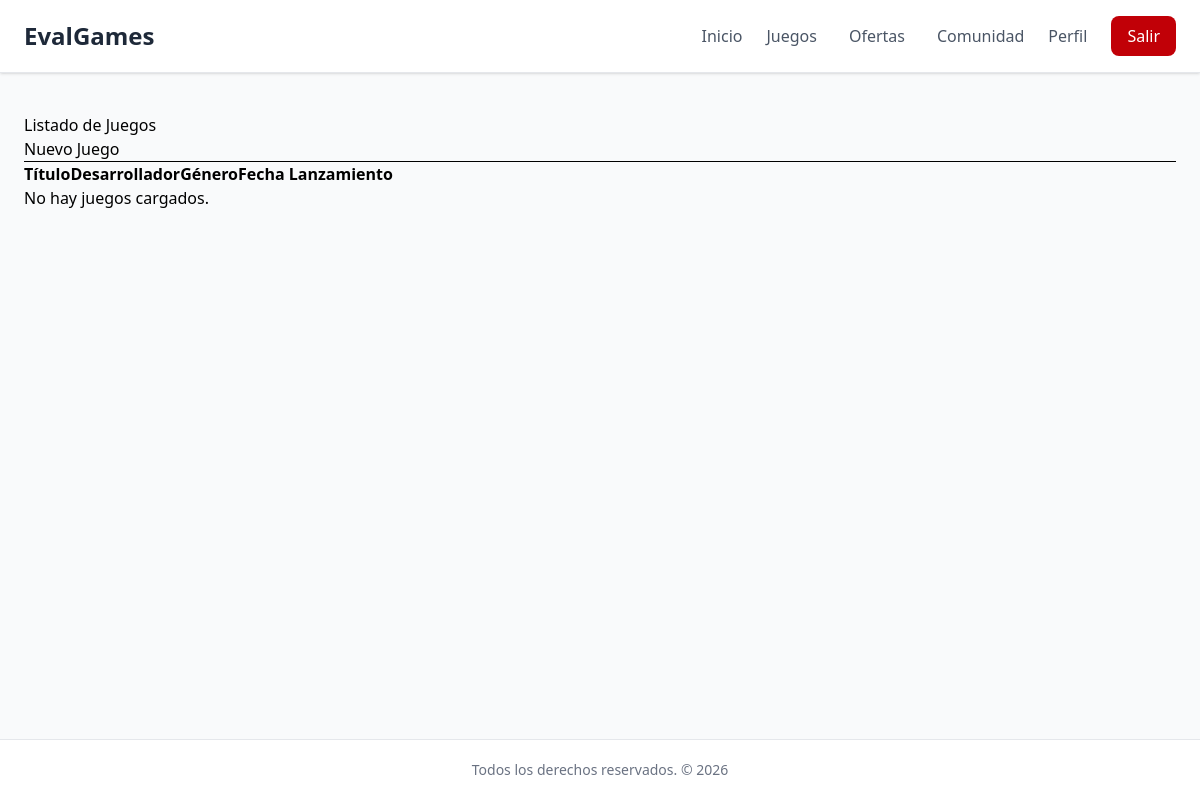
The page /videojuegos/ (signed in) on the database as committed earlier.
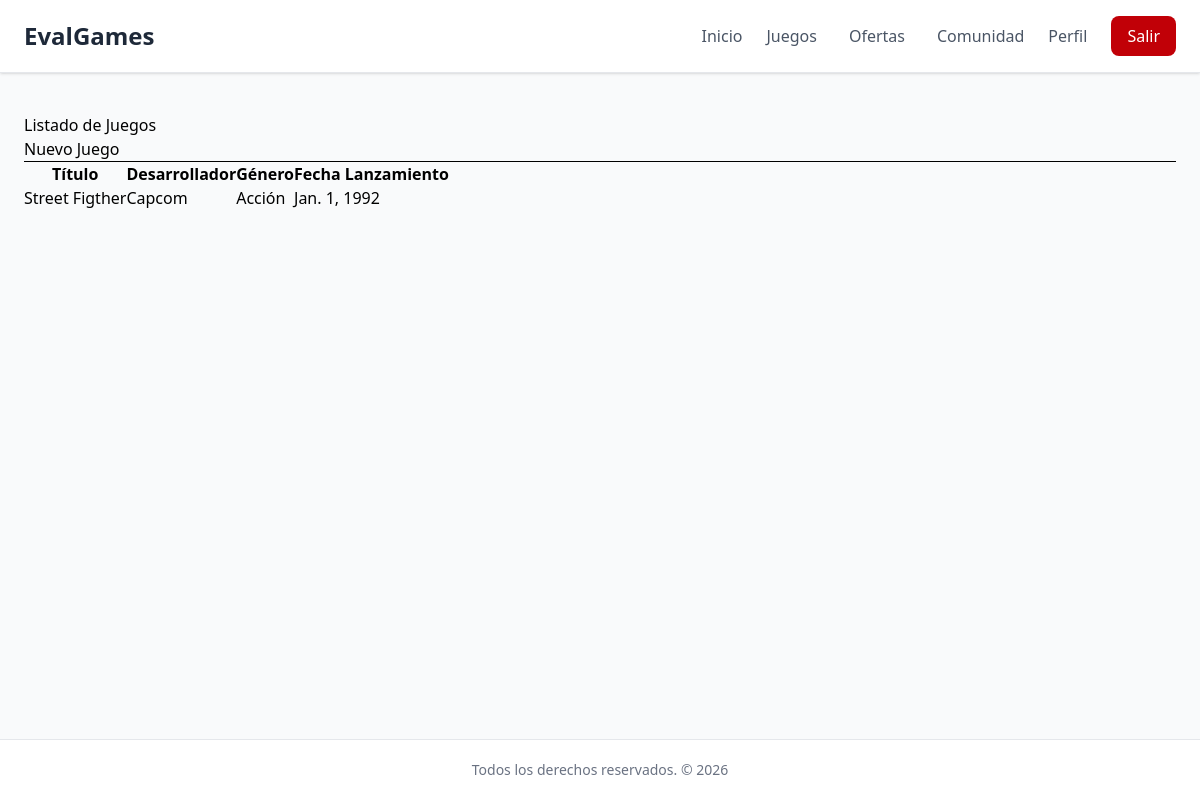
The same page on the database as committed later.
### videojuegos/models.py (models this page shows, shortened)
class Juego(models.Model):
    titulo = models.CharField(max_length=100)
    desarrollador = models.CharField(max_length=100)
    genero = models.ForeignKey(Genero, on_delete=models.CASCADE, blank=True, null=True)
    fecha_lanzamiento = models.DateField()
    fecha_carga = models.DateField(auto_now_add=True)
    activo = models.BooleanField(default=True)

class Genero(models.Model):
    nombre=models.CharField(max_length=50)
    activo = models.BooleanField(default=True)
    fecha = models.DateField(auto_now_add=True)
    def __str__(self):
        return self.nombre

### videojuegos/views.py (the view)
# urls.py: path('', views.juegos, name='juegos'),
@login_required
def juegos(request):
    juegos = Juego.objects.filter(activo=True).order_by('-id')
    return render(
        request,
        'videojuegos/juegos.html',
        {'juegos': juegos}
    )

### videojuegos/templates/videojuegos/juegos.html
{% extends 'inicio/base.html' %}
{% block body %}
<h1>Listado de Juegos</h1>
<a href="{% url 'crear_juego' %}">
    Nuevo Juego
</a>
<hr>
<table border="1">
    <tr>
        <th>Título</th>
        <th>Desarrollador</th>
        <th>Género</th>
        <th>Fecha Lanzamiento</th>
    </tr>
    {% for juego in juegos %}
    <tr>
        <td>{{ juego.titulo }}</td>
        <td>{{ juego.desarrollador }}</td>
        <td>{{ juego.genero }}</td>
        <td>{{ juego.fecha_lanzamiento }}</td>
    </tr>
    {% empty %}
    <tr>
        <td colspan="4">No hay juegos cargados.</td>
    </tr>
    {% endfor %}
</table>
{% endblock %}

### inicio/templates/inicio/base.html (shortened to what this page needs)
{% load static tailwind_tags %}
<!DOCTYPE html>
<html lang="es">
<head>
    {% tailwind_css %}
</head>
<body class="bg-gray-50 min-h-screen flex flex-col">
    <nav class="bg-white border-b border-gray-200 shadow-sm">
        <div class="max-w-7xl mx-auto px-6 py-4 flex justify-between items-center">
            <a href="#" class="text-2xl font-bold text-gray-800">
                EvalGames
            </a>
            <div class="flex items-center gap-6 text-gray-600 font-medium">
                {% if user.is_authenticated %}
                    <a href="#" class="hover:text-black transition">Inicio</a>
                    <a href="{% url 'juegos' %}" class="hover:text-black transition">Juegos</a>
                    <a href="#" class="hover:text-black hover:bg-amber-300 transition p-2 rounded">Ofertas</a>
                    <a href="#" class="hover:text-black transition">Comunidad</a>
                    <a href="#" class="hover:text-black transition">Perfil</a>
                    <form action="{% url 'logout' %}" method="POST">
                        <button
                            type="submit"
                            class="bg-red-700 hover:bg-red-500 text-white px-4 py-2 rounded-lg transition cursor-pointer"
                        >
                            Salir
                        </button>
                    </form>
                {% endif %}
            </div>
        </div>
    </nav>
    <main class="flex-1 max-w-7xl mx-auto w-full px-6 py-10">
        {% block body %}
        {% endblock %}
    </main>
    <footer class="bg-white border-t border-gray-200 py-5 text-center text-sm text-gray-500">
        Todos los derechos reservados. &copy; 2026
    </footer>
</body>
</html>

Rows that differ between the two databases and show on the page:
added Juego: titulo "Street Figther", desarrollador "Capcom", genero "Acción", fecha_lanzamiento "Jan. 1, 1992"
Other text that changed with them:
text no longer shown: "No hay juegos cargados."
